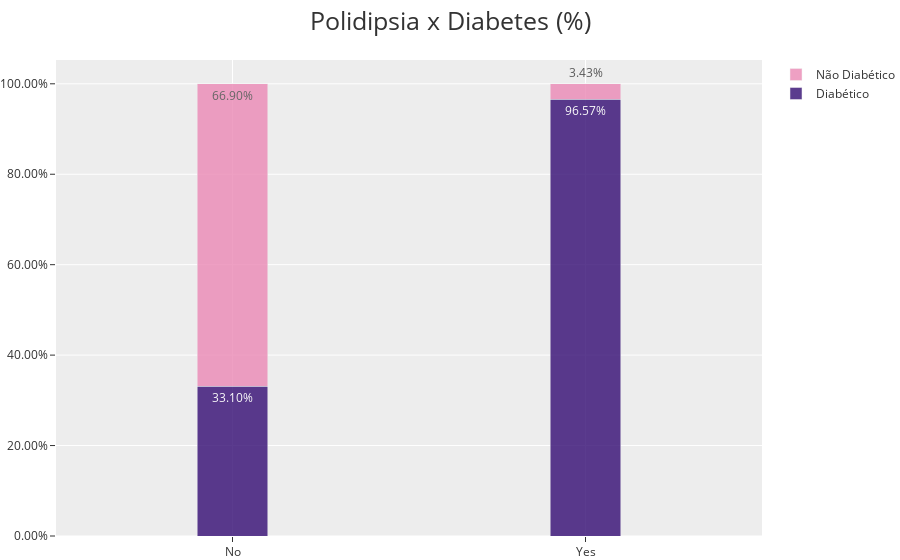

Source (notebook cell):
### Markdown cell above
### 1.2.3 Polydipsia

### Code cell
plot_bar_by_target(data, 'class', 'polydipsia', title='Polidipsia x Diabetes (%)')

### Figure 1 — Plotly figure (JSON) as saved in the notebook; plotly's stock layout.template omitted (floating-point values rounded to 4 significant figures)
{"data": [{"marker": {"color": "#330C73"}, "name": "Diabético", "opacity": 0.8, "text": ["0.3310104529616725", "0.9656652360515021"], "textposition": "auto", "texttemplate": "%{text:.2%}", "type": "bar", "width": [0.2, 0.2], "x": ["No", "Yes"], "y": [0.331, 0.9657]}, {"marker": {"color": "#EB89B5"}, "name": "Não Diabético", "opacity": 0.8, "text": ["0.6689895470383276", "0.034334763948497854"], "textposition": "auto", "texttemplate": "%{text:.2%}", "type": "bar", "width": [0.2, 0.2], "x": ["No", "Yes"], "y": [0.669, 0.03433]}], "layout": {"autosize": true, "barmode": "stack", "margin": {"b": 0, "l": 50, "r": 50, "t": 60}, "title": {"font": {"size": 25}, "text": "Polidipsia x Diabetes (%)"}, "xaxis": {"autorange": true, "range": [-0.5, 1.5], "type": "category"}, "yaxis": {"autorange": true, "range": [0, 1.053], "tickformat": ".2%", "type": "linear"}}}
